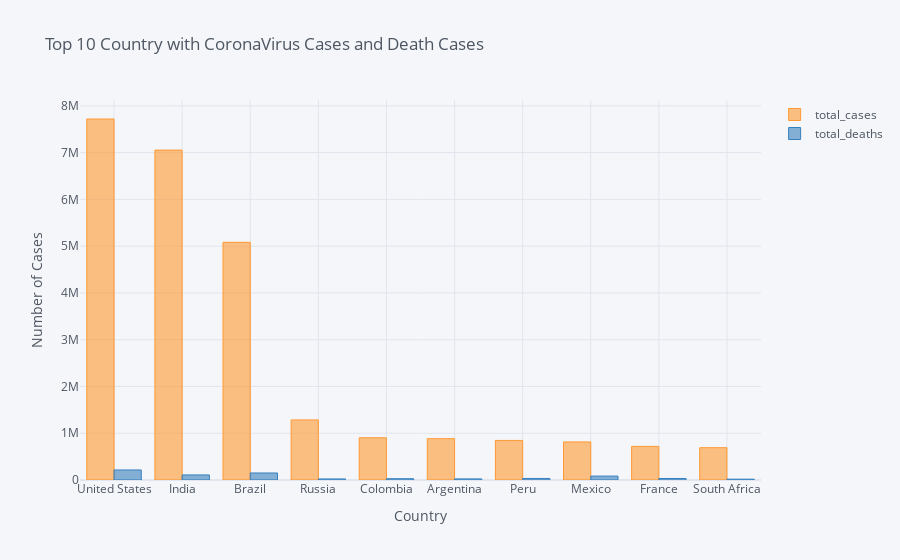

The notebook cell saved with this chart:
### Markdown cell above
# Bar Chart : Total Cases and Death Cases

### Code cell
full_data_total_sort = full_data_total.sort_values('total_cases', ascending=False)
full_data_total_10 = full_data_total_sort[:10]

full_data_total_10.iplot(x='location', y=['total_cases', 'total_deaths'], kind='bar', xTitle='Country', yTitle='Number of Cases', title='Top 10 Country with CoronaVirus Cases and Death Cases')

### Figure 1 — Plotly figure (JSON) as saved in the notebook; plotly's stock layout.template omitted (floating-point values rounded to 4 significant figures)
{"data": [{"marker": {"color": "rgba(255, 153, 51, 0.6)", "line": {"color": "rgba(255, 153, 51, 1.0)", "width": 1}}, "name": "total_cases", "orientation": "v", "text": "", "type": "bar", "x": ["United States", "India", "Brazil", "Russia", "Colombia", "Argentina", "Peru", "Mexico", "France", "South Africa"], "y": [7718947, 7053806, 5082637, 1285084, 902747, 883883, 846088, 814328, 718873, 690896]}, {"marker": {"color": "rgba(55, 128, 191, 0.6)", "line": {"color": "rgba(55, 128, 191, 1.0)", "width": 1}}, "name": "total_deaths", "orientation": "v", "text": "", "type": "bar", "x": ["United States", "India", "Brazil", "Russia", "Colombia", "Argentina", "Peru", "Mexico", "France", "South Africa"], "y": [214377, 108334, 150198, 22454, 27660, 23581, 33223, 83642, 32684, 17673]}], "layout": {"legend": {"bgcolor": "#F5F6F9", "font": {"color": "#4D5663"}}, "paper_bgcolor": "#F5F6F9", "plot_bgcolor": "#F5F6F9", "title": {"font": {"color": "#4D5663"}, "text": "Top 10 Country with CoronaVirus Cases and Death Cases"}, "xaxis": {"gridcolor": "#E1E5ED", "showgrid": true, "tickfont": {"color": "#4D5663"}, "title": {"font": {"color": "#4D5663"}, "text": "Country"}, "zerolinecolor": "#E1E5ED"}, "yaxis": {"gridcolor": "#E1E5ED", "showgrid": true, "tickfont": {"color": "#4D5663"}, "title": {"font": {"color": "#4D5663"}, "text": "Number of Cases"}, "zerolinecolor": "#E1E5ED"}}}
